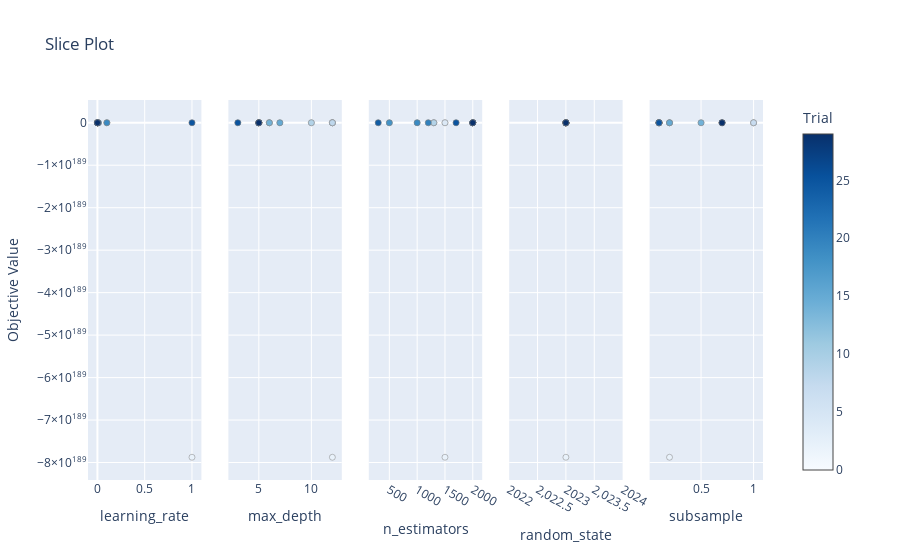

Here is the notebook cell this chart was saved with:
### Code cell
optuna.visualization.plot_slice(study)

### Figure 1 — Plotly figure (JSON) as saved in the notebook; plotly's stock layout.template omitted (floating-point values rounded to 4 significant figures)
{"data": [{"marker": {"color": [0, 1, 2, 3, 4, 5, 6, 7, 8, 9, 10, 11, 12, 13, 14, 15, 16, 17, 18, 19, 20, 21, 22, 23, 24, 25, 26, 27, 28, 29], "colorbar": {"title": {"text": "Trial"}, "x": 1, "xpad": 40, "y": 0.5}, "colorscale": [[0, "rgb(247,251,255)"], [0.125, "rgb(222,235,247)"], [0.25, "rgb(198,219,239)"], [0.375, "rgb(158,202,225)"], [0.5, "rgb(107,174,214)"], [0.625, "rgb(66,146,198)"], [0.75, "rgb(33,113,181)"], [0.875, "rgb(8,81,156)"], [1, "rgb(8,48,107)"]], "line": {"color": "Grey", "width": 0.5}, "showscale": true}, "mode": "markers", "showlegend": false, "type": "scatter", "x": [0.001, 0.1, 1, 0.1, 0.001, 0.001, 0.001, 1, 0.001, 0.001, 0.01, 0.0001, 0.001, 0.0001, 0.01, 0.001, 0.001, 0.001, 0.0001, 0.1, 0.01, 0.001, 0.001, 0.001, 0.001, 1, 0.001, 0.001, 0.001, 0.001], "xaxis": "x", "y": [0.8422, 0.8234, -7.876e+189, 0.7653, 0.805, 0.7833, 0.8377, 0.7069, 0.3839, 0.7833, 0.8291, 0.2788, 0.8266, 0.0794, 0.8267, 0.7402, 0.8428, 0.8428, 0.07895, 0.7393, 0.8422, 0.8428, 0.8428, 0.8428, 0.3834, -1.447e+118, 0.8465, 0.8465, 0.8465, 0.8465], "yaxis": "y"}, {"marker": {"color": [0, 1, 2, 3, 4, 5, 6, 7, 8, 9, 10, 11, 12, 13, 14, 15, 16, 17, 18, 19, 20, 21, 22, 23, 24, 25, 26, 27, 28, 29], "colorbar": {"title": {"text": "Trial"}, "x": 1, "xpad": 40}, "colorscale": [[0, "rgb(247,251,255)"], [0.125, "rgb(222,235,247)"], [0.25, "rgb(198,219,239)"], [0.375, "rgb(158,202,225)"], [0.5, "rgb(107,174,214)"], [0.625, "rgb(66,146,198)"], [0.75, "rgb(33,113,181)"], [0.875, "rgb(8,81,156)"], [1, "rgb(8,48,107)"]], "line": {"color": "Grey", "width": 0.5}, "showscale": false}, "mode": "markers", "showlegend": false, "type": "scatter", "x": [6, 6, 12, 12, 12, 10, 12, 12, 12, 10, 6, 5, 3, 7, 6, 7, 5, 5, 5, 5, 5, 5, 5, 5, 5, 3, 5, 5, 5, 5], "xaxis": "x2", "y": [0.8422, 0.8234, -7.876e+189, 0.7653, 0.805, 0.7833, 0.8377, 0.7069, 0.3839, 0.7833, 0.8291, 0.2788, 0.8266, 0.0794, 0.8267, 0.7402, 0.8428, 0.8428, 0.07895, 0.7393, 0.8422, 0.8428, 0.8428, 0.8428, 0.3834, -1.447e+118, 0.8465, 0.8465, 0.8465, 0.8465], "yaxis": "y2"}, {"marker": {"color": [0, 1, 2, 3, 4, 5, 6, 7, 8, 9, 10, 11, 12, 13, 14, 15, 16, 17, 18, 19, 20, 21, 22, 23, 24, 25, 26, 27, 28, 29], "colorbar": {"title": {"text": "Trial"}, "x": 1, "xpad": 40}, "colorscale": [[0, "rgb(247,251,255)"], [0.125, "rgb(222,235,247)"], [0.25, "rgb(198,219,239)"], [0.375, "rgb(158,202,225)"], [0.5, "rgb(107,174,214)"], [0.625, "rgb(66,146,198)"], [0.75, "rgb(33,113,181)"], [0.875, "rgb(8,81,156)"], [1, "rgb(8,48,107)"]], "line": {"color": "Grey", "width": 0.5}, "showscale": false}, "mode": "markers", "showlegend": false, "type": "scatter", "x": [2000, 1200, 1500, 1500, 1500, 1300, 2000, 1300, 300, 1300, 2000, 2000, 1700, 500, 2000, 1000, 2000, 2000, 500, 1000, 1200, 2000, 2000, 2000, 300, 1700, 2000, 2000, 2000, 2000], "xaxis": "x3", "y": [0.8422, 0.8234, -7.876e+189, 0.7653, 0.805, 0.7833, 0.8377, 0.7069, 0.3839, 0.7833, 0.8291, 0.2788, 0.8266, 0.0794, 0.8267, 0.7402, 0.8428, 0.8428, 0.07895, 0.7393, 0.8422, 0.8428, 0.8428, 0.8428, 0.3834, -1.447e+118, 0.8465, 0.8465, 0.8465, 0.8465], "yaxis": "y3"}, {"marker": {"color": [0, 1, 2, 3, 4, 5, 6, 7, 8, 9, 10, 11, 12, 13, 14, 15, 16, 17, 18, 19, 20, 21, 22, 23, 24, 25, 26, 27, 28, 29], "colorbar": {"title": {"text": "Trial"}, "x": 1, "xpad": 40}, "colorscale": [[0, "rgb(247,251,255)"], [0.125, "rgb(222,235,247)"], [0.25, "rgb(198,219,239)"], [0.375, "rgb(158,202,225)"], [0.5, "rgb(107,174,214)"], [0.625, "rgb(66,146,198)"], [0.75, "rgb(33,113,181)"], [0.875, "rgb(8,81,156)"], [1, "rgb(8,48,107)"]], "line": {"color": "Grey", "width": 0.5}, "showscale": false}, "mode": "markers", "showlegend": false, "type": "scatter", "x": [2023, 2023, 2023, 2023, 2023, 2023, 2023, 2023, 2023, 2023, 2023, 2023, 2023, 2023, 2023, 2023, 2023, 2023, 2023, 2023, 2023, 2023, 2023, 2023, 2023, 2023, 2023, 2023, 2023, 2023], "xaxis": "x4", "y": [0.8422, 0.8234, -7.876e+189, 0.7653, 0.805, 0.7833, 0.8377, 0.7069, 0.3839, 0.7833, 0.8291, 0.2788, 0.8266, 0.0794, 0.8267, 0.7402, 0.8428, 0.8428, 0.07895, 0.7393, 0.8422, 0.8428, 0.8428, 0.8428, 0.3834, -1.447e+118, 0.8465, 0.8465, 0.8465, 0.8465], "yaxis": "y4"}, {"marker": {"color": [0, 1, 2, 3, 4, 5, 6, 7, 8, 9, 10, 11, 12, 13, 14, 15, 16, 17, 18, 19, 20, 21, 22, 23, 24, 25, 26, 27, 28, 29], "colorbar": {"title": {"text": "Trial"}, "x": 1, "xpad": 40}, "colorscale": [[0, "rgb(247,251,255)"], [0.125, "rgb(222,235,247)"], [0.25, "rgb(198,219,239)"], [0.375, "rgb(158,202,225)"], [0.5, "rgb(107,174,214)"], [0.625, "rgb(66,146,198)"], [0.75, "rgb(33,113,181)"], [0.875, "rgb(8,81,156)"], [1, "rgb(8,48,107)"]], "line": {"color": "Grey", "width": 0.5}, "showscale": false}, "mode": "markers", "showlegend": false, "type": "scatter", "x": [0.1, 1, 0.2, 1, 0.5, 0.7, 0.2, 1, 0.2, 0.7, 0.1, 0.1, 0.1, 0.2, 0.5, 0.2, 0.1, 0.1, 0.1, 0.1, 0.1, 0.1, 0.1, 0.1, 0.1, 0.1, 0.7, 0.7, 0.7, 0.7], "xaxis": "x5", "y": [0.8422, 0.8234, -7.876e+189, 0.7653, 0.805, 0.7833, 0.8377, 0.7069, 0.3839, 0.7833, 0.8291, 0.2788, 0.8266, 0.0794, 0.8267, 0.7402, 0.8428, 0.8428, 0.07895, 0.7393, 0.8422, 0.8428, 0.8428, 0.8428, 0.3834, -1.447e+118, 0.8465, 0.8465, 0.8465, 0.8465], "yaxis": "y5"}], "layout": {"autosize": true, "title": {"text": "Slice Plot"}, "xaxis": {"anchor": "y", "autorange": true, "domain": [0, 0.168], "range": [-0.07831, 1.078], "title": {"text": "learning_rate"}, "type": "linear"}, "xaxis2": {"anchor": "y2", "autorange": true, "domain": [0.208, 0.376], "range": [2.294, 12.71], "title": {"text": "max_depth"}, "type": "linear"}, "xaxis3": {"anchor": "y3", "autorange": true, "domain": [0.416, 0.584], "range": [166.7, 2133.0], "title": {"text": "n_estimators"}, "type": "linear"}, "xaxis4": {"anchor": "y4", "autorange": true, "domain": [0.624, 0.792], "range": [2022, 2024], "title": {"text": "random_state"}, "type": "linear"}, "xaxis5": {"anchor": "y5", "autorange": true, "domain": [0.832, 1], "range": [0.02942, 1.071], "title": {"text": "subsample"}, "type": "linear"}, "yaxis": {"anchor": "x", "autorange": true, "domain": [0, 1], "range": [-8.526e+189, 6.5e+188], "title": {"text": "Objective Value"}, "type": "linear"}, "yaxis2": {"anchor": "x2", "autorange": true, "domain": [0, 1], "matches": "y", "range": [-8.526e+189, 6.5e+188], "showticklabels": false, "type": "linear"}, "yaxis3": {"anchor": "x3", "autorange": true, "domain": [0, 1], "matches": "y", "range": [-8.526e+189, 6.5e+188], "showticklabels": false, "type": "linear"}, "yaxis4": {"anchor": "x4", "autorange": true, "domain": [0, 1], "matches": "y", "range": [-8.526e+189, 6.5e+188], "showticklabels": false, "type": "linear"}, "yaxis5": {"anchor": "x5", "autorange": true, "domain": [0, 1], "matches": "y", "range": [-8.526e+189, 6.5e+188], "showticklabels": false, "type": "linear"}}}
